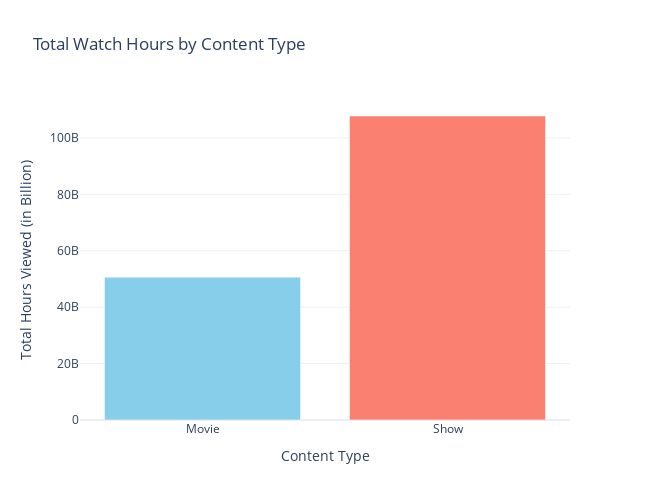

Notebook source saved alongside this figure:
### Code cell
fig = go.Figure()

fig.add_trace(go.Bar(
        x = content_type_viewership.index,
        y = content_type_viewership.values,
        marker_color = ['skyblue', 'salmon']
    ))

fig.update_layout(
    title = 'Total Watch Hours by Content Type',
    yaxis_title = 'Total Hours Viewed (in Billion)',
    xaxis_title = 'Content Type',
    xaxis_tickangle = 0, # x axis tick's angle
    height = 500,
    width = 650
)

fig.show()

### Figure 1 — Plotly figure (JSON) as saved in the notebook; plotly's stock layout.template omitted (floating-point values rounded to 4 significant figures)
{"data": [{"marker": {"color": ["skyblue", "salmon"]}, "type": "bar", "x": ["Movie", "Show"], "y": [50637800000, 107764100000]}], "layout": {"height": 500, "title": {"text": "Total Watch Hours by Content Type"}, "width": 650, "xaxis": {"tickangle": 0, "title": {"text": "Content Type"}}, "yaxis": {"title": {"text": "Total Hours Viewed (in Billion)"}}}}
